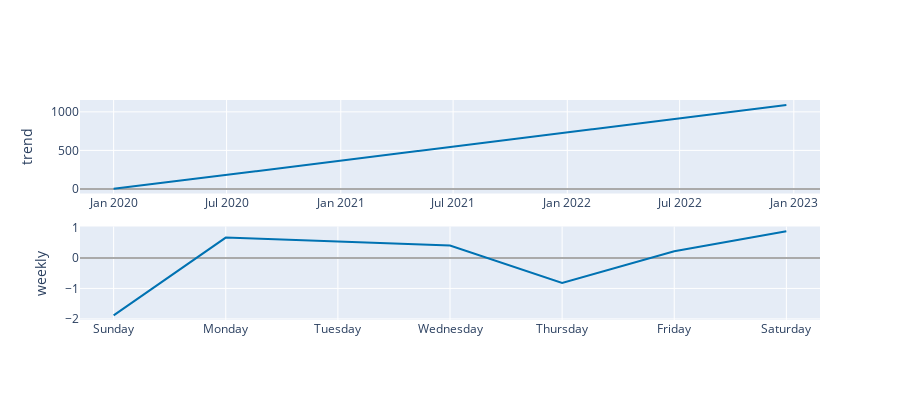

Here is the notebook cell this chart was saved with:
### Code cell
plot_components_plotly(m, forecast)

### Figure 1 — Plotly figure (JSON) as saved in the notebook; plotly's stock layout.template omitted (floating-point values rounded to 4 significant figures; data arrays with more than 128 entries replaced by an {"elided": "..."} marker saying what was removed)
{"data": [{"line": {"color": "#0072B2", "width": 2}, "mode": "lines", "name": "trend", "type": "scatter", "x": {"elided": "1085 str values"}, "xaxis": "x", "y": {"elided": "1085 float values"}, "yaxis": "y"}, {"line": {"color": "rgba(0, 114, 178, 0.2)", "width": 0}, "mode": "lines", "name": "trend_upper", "type": "scatter", "x": {"elided": "1085 str values"}, "xaxis": "x", "y": {"elided": "1085 float values"}, "yaxis": "y"}, {"fill": "tonexty", "fillcolor": "rgba(0, 114, 178, 0.2)", "line": {"color": "rgba(0, 114, 178, 0.2)", "width": 0}, "mode": "lines", "name": "trend_lower", "type": "scatter", "x": {"elided": "1085 str values"}, "xaxis": "x", "y": {"elided": "1085 float values"}, "yaxis": "y"}, {"line": {"color": "#0072B2", "width": 2}, "mode": "lines", "name": "weekly", "type": "scatter", "x": ["2017-01-01T00:00:00", "2017-01-02T00:00:00", "2017-01-03T00:00:00", "2017-01-04T00:00:00", "2017-01-05T00:00:00", "2017-01-06T00:00:00", "2017-01-07T00:00:00"], "xaxis": "x2", "y": [-1.881, 0.6665, 0.5374, 0.4085, -0.8239, 0.2168, 0.8757], "yaxis": "y2"}], "layout": {"height": 400, "showlegend": false, "width": 900, "xaxis": {"anchor": "y", "domain": [0, 1], "range": ["2019-11-07T19:12:00", "2023-02-12T04:48:00"], "type": "date"}, "xaxis2": {"anchor": "y2", "domain": [0, 1], "range": ["2016-12-31T16:48:00", "2017-01-07T07:12:00"], "tickformat": "%A", "type": "date"}, "yaxis": {"anchor": "x", "domain": [0.575, 1], "rangemode": "normal", "title": {"text": "trend"}, "zerolinecolor": "#AAA"}, "yaxis2": {"anchor": "x2", "domain": [0, 0.425], "title": {"text": "weekly"}, "zerolinecolor": "#AAA"}}}
